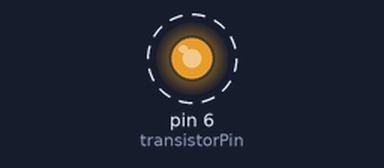
Bench run of a sketch on a simulated Arduino Uno, built with avr-gcc and run on an emulated ATmega328P. On the bench: output pins drawn as LEDs (lit = HIGH). Dashed ring = blinking.

Above: at 0.05 s.
Timing chart, 0 to 3.0 s (numbered marks = the images above):
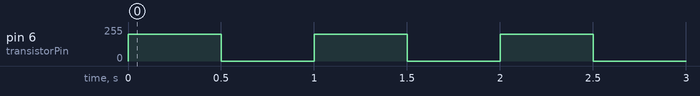

The sketch:

3-1-transistor-LED.ino
```cpp
const int transistorPin = 6;  // Pin connected to the base of the transistor

void setup() {
  pinMode(transistorPin, OUTPUT);
}

void loop() {
  // Turn the transistor on (activate) for a few seconds
  analogWrite(transistorPin, 200);
  delay(500);  // Keep it on for 2 seconds

  // Turn the transistor off (deactivate)
  analogWrite(transistorPin, 0);
  delay(500);  // Keep it off for 2 seconds
}
```

Measured:
- by itself, pin 6 (transistorPin): alternates 200/255 for 0.50 s and 0/255 for 0.50 s
